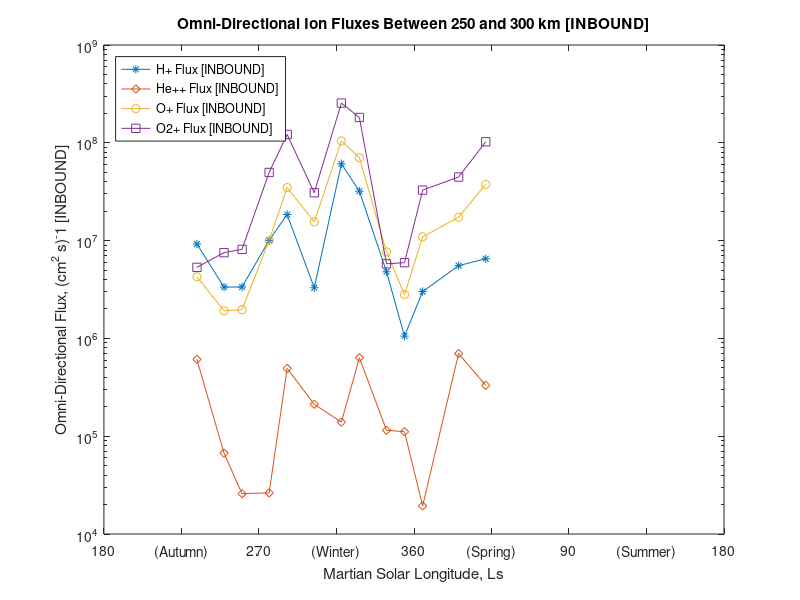
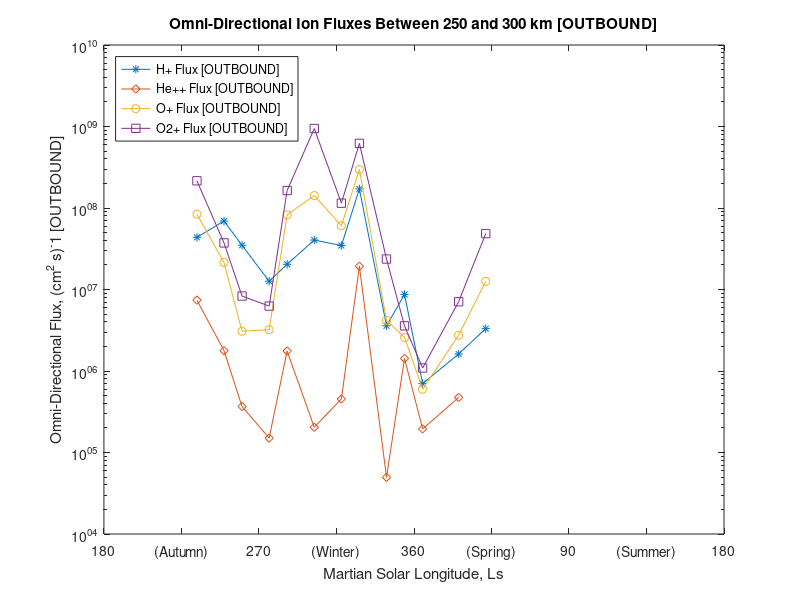
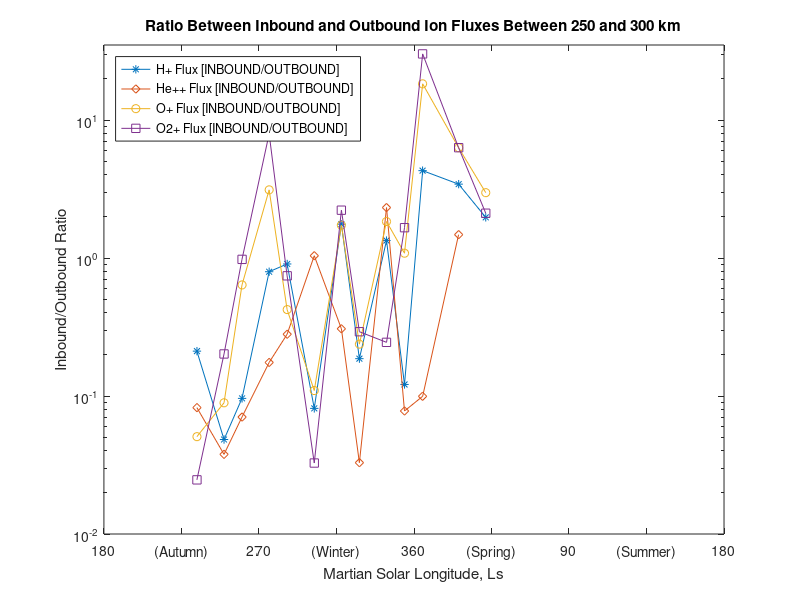

Reproduce these figures in MATLAB, in order.
close all;
clc;

hplus_in = [9.22960e+06, 3.34963e+06, ...
    3.35678e+06, 1.00542e+07, 1.84749e+07, 3.29394e+06, 6.09618e+07,...
    3.19887e+07, 4.79778e+06, 1.05557e+06, 3.00958e+06, 5.54485e+06,...
    6.52368e+06];

heplusplus_in = [610260., 67096.3, 25841.4, 26346.6,...
    493364., 212043., 139395., 633727., 115134., 111034., 19368.6, 700023.,...
    331000.];

oplus_in = [4.26518e+06, 1.91826e+06, 1.96545e+06,...
    1.00210e+07, 3.48505e+07, 1.55657e+07, 1.04571e+08, 7.04411e+07,...
    7.67298e+06, 2.80459e+06, 1.09335e+07, 1.73284e+07, 3.75700e+07];
  
o2plus_in = [5.32567e+06, 7.52832e+06,...
    8.13400e+06, 4.97474e+07, 1.21738e+08, 3.08711e+07, 2.54762e+08,...
    1.81570e+08, 5.79343e+06, 5.94523e+06, 3.28342e+07, 4.46391e+07,...
    1.02495e+08];
  
hplus_out = [4.36413e+07, 6.92078e+07, 3.49120e+07,...
    1.26333e+07, 2.03959e+07, 4.04792e+07, 3.46265e+07, 1.71482e+08,...
    3.58343e+06, 8.70282e+06, 699846., 1.61521e+06, 3.30771e+06];
  
heplusplus_out = [7.40325e+06, 1.77639e+06, 366998.,...
    150445., 1.75938e+06, 204007., 453968., 1.92734e+07, 49594.5,...
    1.42544e+06, 194544., 473701., 0.00000];
     
oplus_out = [8.40322e+07, 2.14766e+07, 3.07809e+06,...
    3.21139e+06, 8.23629e+07, 1.42010e+08, 6.04606e+07, 2.96367e+08,...
    4.17266e+06, 2.58662e+06, 597087., 2.74726e+06, 1.26186e+07];

o2plus_out = [2.15762e+08, 3.73061e+07, 8.31518e+06,...
    6.25813e+06, 1.63777e+08, 9.44422e+08, 1.14623e+08, 6.20786e+08,...
    2.36507e+07, 3.58240e+06, 1.08839e+06, 7.07652e+06, 4.85000e+07];

hplus_r = [0.211488, 0.0483995, 0.0961499, 0.795846, 0.905814,...
    0.081373, 1.76055, 0.186542, 1.33888, 0.121291, 4.30035, 3.43289, 1.97227];
     
heplusplus_r = [0.0824314, 0.0377712, 0.0704128, 0.175125, 0.280420,...
    1.03939, 0.307059, 0.0328810, 2.32151, 0.0778948, 0.0995589, 1.47777, 0.00000];

oplus_r = [0.0507565, 0.0893186, 0.638529, 3.12045, 0.423134,...
    0.109610, 1.72957, 0.237682, 1.83887, 1.08427, 18.3115, 6.30751, 2.97736];
     
o2plus_r = [0.0246831, 0.201799, 0.978212, 7.94924, 0.743314,...
    0.0326878, 2.22261, 0.292484, 0.244958, 1.65956, 30.1678, 6.30806, 2.11330];

ya = [2.45699e+06, 2.45702e+06, 2.45704e+06, 2.45707e+06, 2.45709e+06,...
      2.45712e+06, 2.45715e+06, 2.45717e+06, 2.45720e+06, 2.45722e+06,...
      2.45724e+06, 2.45728e+06, 2.45731e+06];

ya2 = [2.45699e+06, 2.45702e+06, 2.45704e+06, 2.45707e+06, 2.45709e+06,...
      2.45712e+06, 2.45715e+06, 2.45717e+06, 2.45720e+06, 2.45722e+06,...
      2.45724e+06, 2.45728e+06];
  
x = linspace(1,13,13);
Y =  {'180', '(Autumn)','270', '(Winter)', '360','(Spring)', '90', '(Summer)', '180'};

% axes1 = axes(figure(1),...
% 'XTick', (1:1:16), 'XTickLabel', {'Oct10/14','Dec25/14','Mar13/15','My30/15','Aug10/15','Nov10/15'}); 

figure(1)

semilogy(ya, hplus_in, '-*', ya, heplusplus_in,'-d', ya, oplus_in, '-o', ya, o2plus_in,'-s');
axis([2456887.0 2457574.0 1e4 1e9]);
set(gca,'XTick', 2456887.0:85.875:2457574.0) % This automatically sets 
%labels = {'242.1','291.7','336.5','15.9','52.8'};
labels = Y;
set(gca,'XTickLabel',labels)
xlabel('Martian Solar Longitude, Ls');
title('Omni-Directional Ion Fluxes Between 250 and 300 km [INBOUND]');
ylabel('Omni-Directional Flux, (cm^2 s)^-1 [INBOUND]');
legend('H+ Flux [INBOUND]', 'He++ Flux [INBOUND]', 'O+ Flux [INBOUND]',...
    'O2+ Flux [INBOUND]','Location','NorthWest');

figure(2)

semilogy(ya, hplus_out, '-*', ya, heplusplus_out,'-d', ya, oplus_out, '-o', ya, o2plus_out,'-s');
axis([2456887.0 2457574.0 1e4 1e10]);
legend('H+ Flux [OUTBOUND]', 'He++ Flux [OUTBOUND]', 'O+ Flux [OUTBOUND]',...
    'O2+ Flux [OUTBOUND]','Location','NorthWest');
set(gca,'XTick', 2456887.0:85.875:2457574.0) % This automatically sets 
labels = Y;
set(gca,'XTickLabel',labels)
xlabel('Martian Solar Longitude, Ls');
title('Omni-Directional Ion Fluxes Between 250 and 300 km [OUTBOUND]');
ylabel('Omni-Directional Flux, (cm^2 s)^-1 [OUTBOUND]');
  
figure(3)

semilogy(ya, hplus_r, '-*', ya, heplusplus_r,'-d', ya, oplus_r, '-o', ya, o2plus_r,'-s');
axis([2456887.0 2457574.0 1e-2 35]);
legend('H+ Flux [INBOUND/OUTBOUND]', 'He++ Flux [INBOUND/OUTBOUND]', 'O+ Flux [INBOUND/OUTBOUND]',...
    'O2+ Flux [INBOUND/OUTBOUND]','Location','NorthWest');
set(gca,'XTick', 2456887.0:85.875:2457574.0) % This automatically sets 
labels = Y;
set(gca,'XTickLabel',labels)
xlabel('Martian Solar Longitude, Ls');
title('Ratio Between Inbound and Outbound Ion Fluxes Between 250 and 300 km');
ylabel('Inbound/Outbound Ratio');